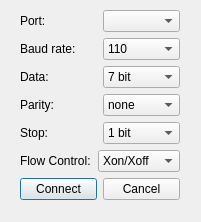
<?xml version="1.0" encoding="UTF-8"?>
<ui version="4.0">
 <class>serialDialog</class>
 <widget class="QDialog" name="serialDialog">
  <property name="geometry">
   <rect>
    <x>0</x>
    <y>0</y>
    <width>201</width>
    <height>222</height>
   </rect>
  </property>
  <property name="sizePolicy">
   <sizepolicy hsizetype="Fixed" vsizetype="Fixed">
    <horstretch>0</horstretch>
    <verstretch>0</verstretch>
   </sizepolicy>
  </property>
  <property name="minimumSize">
   <size>
    <width>201</width>
    <height>222</height>
   </size>
  </property>
  <property name="maximumSize">
   <size>
    <width>201</width>
    <height>222</height>
   </size>
  </property>
  <property name="windowTitle">
   <string>Dialog</string>
  </property>
  <widget class="QWidget" name="">
   <property name="geometry">
    <rect>
     <x>20</x>
     <y>10</y>
     <width>160</width>
     <height>195</height>
    </rect>
   </property>
   <layout class="QVBoxLayout" name="verticalLayout">
    <item>
     <layout class="QHBoxLayout" name="horizontalLayout">
      <item>
       <widget class="QLabel" name="portLabel">
        <property name="text">
         <string>Port:</string>
        </property>
       </widget>
      </item>
      <item>
       <widget class="QComboBox" name="comPorts"/>
      </item>
     </layout>
    </item>
    <item>
     <layout class="QHBoxLayout" name="horizontalLayout_2">
      <item>
       <widget class="QLabel" name="baudLabel">
        <property name="text">
         <string>Baud rate:</string>
        </property>
       </widget>
      </item>
      <item>
       <widget class="QComboBox" name="comboBox">
        <item>
         <property name="text">
          <string>110</string>
         </property>
        </item>
        <item>
         <property name="text">
          <string>300</string>
         </property>
        </item>
        <item>
         <property name="text">
          <string>600</string>
         </property>
        </item>
        <item>
         <property name="text">
          <string>1200</string>
         </property>
        </item>
        <item>
         <property name="text">
          <string>2400</string>
         </property>
        </item>
        <item>
         <property name="text">
          <string>4800</string>
         </property>
        </item>
        <item>
         <property name="text">
          <string>9600</string>
         </property>
        </item>
        <item>
         <property name="text">
          <string>14400</string>
         </property>
        </item>
        <item>
         <property name="text">
          <string>19200</string>
         </property>
        </item>
        <item>
         <property name="text">
          <string>38400</string>
         </property>
        </item>
        <item>
         <property name="text">
          <string>57600</string>
         </property>
        </item>
        <item>
         <property name="text">
          <string>115200</string>
         </property>
        </item>
        <item>
         <property name="text">
          <string>230400</string>
         </property>
        </item>
        <item>
         <property name="text">
          <string>460800</string>
         </property>
        </item>
        <item>
         <property name="text">
          <string>921600</string>
         </property>
        </item>
       </widget>
      </item>
     </layout>
    </item>
    <item>
     <layout class="QHBoxLayout" name="horizontalLayout_3">
      <item>
       <widget class="QLabel" name="dataLabel">
        <property name="text">
         <string>Data:</string>
        </property>
       </widget>
      </item>
      <item>
       <widget class="QComboBox" name="comboBox_2">
        <item>
         <property name="text">
          <string>7 bit</string>
         </property>
        </item>
        <item>
         <property name="text">
          <string>8 bit</string>
         </property>
        </item>
       </widget>
      </item>
     </layout>
    </item>
    <item>
     <layout class="QHBoxLayout" name="horizontalLayout_4">
      <item>
       <widget class="QLabel" name="parityLabel">
        <property name="text">
         <string>Parity:</string>
        </property>
       </widget>
      </item>
      <item>
       <widget class="QComboBox" name="comboBox_3">
        <item>
         <property name="text">
          <string>none</string>
         </property>
        </item>
        <item>
         <property name="text">
          <string>odd</string>
         </property>
        </item>
        <item>
         <property name="text">
          <string>even</string>
         </property>
        </item>
        <item>
         <property name="text">
          <string>mark</string>
         </property>
        </item>
        <item>
         <property name="text">
          <string>space</string>
         </property>
        </item>
       </widget>
      </item>
     </layout>
    </item>
    <item>
     <layout class="QHBoxLayout" name="horizontalLayout_5">
      <item>
       <widget class="QLabel" name="stopLabel">
        <property name="text">
         <string>Stop:</string>
        </property>
       </widget>
      </item>
      <item>
       <widget class="QComboBox" name="comboBox_4">
        <item>
         <property name="text">
          <string>1 bit</string>
         </property>
        </item>
        <item>
         <property name="text">
          <string>1.5 bit</string>
         </property>
        </item>
        <item>
         <property name="text">
          <string>2 bit</string>
         </property>
        </item>
       </widget>
      </item>
     </layout>
    </item>
    <item>
     <layout class="QHBoxLayout" name="horizontalLayout_6">
      <item>
       <widget class="QLabel" name="flowLabel">
        <property name="text">
         <string>Flow Control:</string>
        </property>
       </widget>
      </item>
      <item>
       <widget class="QComboBox" name="comboBox_5">
        <item>
         <property name="text">
          <string>Xon/Xoff</string>
         </property>
        </item>
        <item>
         <property name="text">
          <string>hardware</string>
         </property>
        </item>
        <item>
         <property name="text">
          <string>none</string>
         </property>
        </item>
       </widget>
      </item>
     </layout>
    </item>
    <item>
     <layout class="QHBoxLayout" name="horizontalLayout_7">
      <item>
       <widget class="QPushButton" name="connectButton">
        <property name="text">
         <string>Connect</string>
        </property>
       </widget>
      </item>
      <item>
       <widget class="QPushButton" name="cancelButton">
        <property name="text">
         <string>Cancel</string>
        </property>
       </widget>
      </item>
     </layout>
    </item>
   </layout>
  </widget>
 </widget>
 <resources/>
 <connections/>
</ui>
